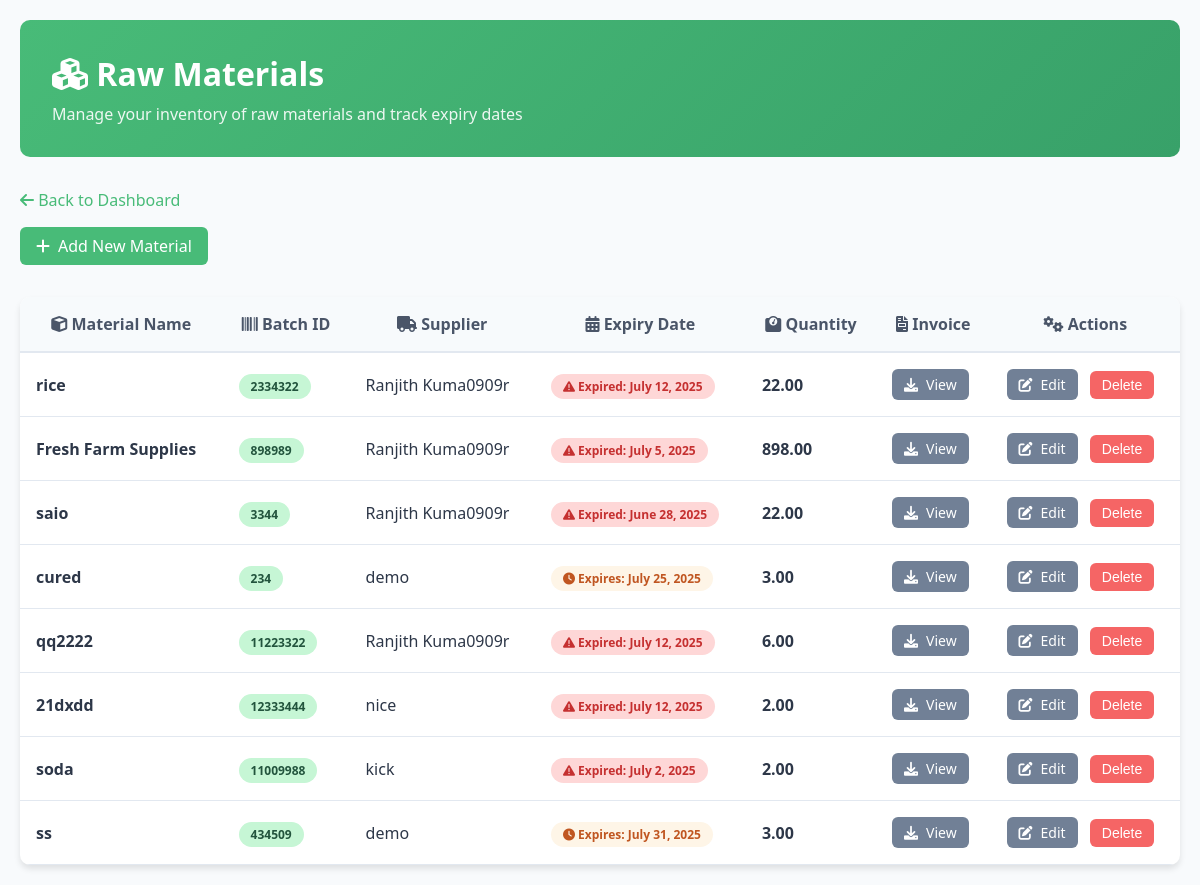
The page /rawmaterials/ (signed in) on the database as committed earlier.
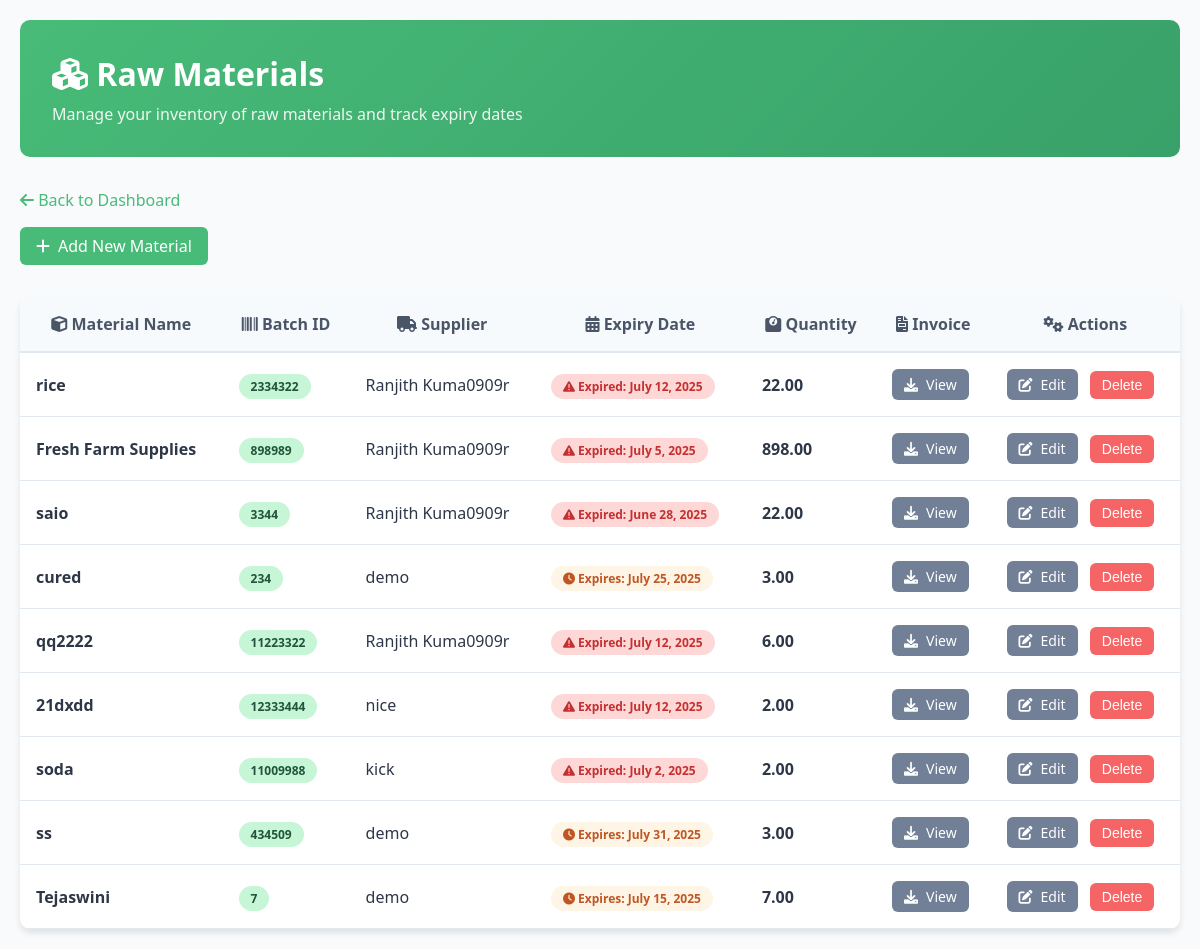
The same page on the database as committed later.
### inventory_app/models.py (models this page shows, shortened)
class RawMaterial(models.Model):
    name = models.CharField(max_length=100)
    batch_id = models.CharField(max_length=50, unique=True)
    supplier = models.ForeignKey(Supplier, on_delete=models.CASCADE)
    expiry = models.DateField()
    quantity = models.FloatField()
    invoice = models.FileField(upload_to='invoices/', null=True, blank=True)

class Supplier(models.Model):
    name = models.CharField(max_length=100)
    email = models.EmailField()
    reliability_score = models.FloatField(default=0.0)  # 0 to 100

### inventory_app/views.py (the view)
# urls.py: path('rawmaterials/', views.rawmaterial_list, name='rawmaterial_list'),
@login_required
def rawmaterial_list(request):
    rawmaterials = RawMaterial.objects.all()
    return render(request, 'rawmaterial_list_beautiful.html', {'rawmaterials': rawmaterials})

### inventory_app/templates/rawmaterial_list_beautiful.html (shortened to what this page needs)
<!DOCTYPE html>
<html>
<head>
    <link href="https://cdnjs.cloudflare.com/ajax/libs/font-awesome/6.0.0/css/all.min.css" rel="stylesheet">
</head>
<body>
    <div class="container">
        <div class="header">
            <h1><i class="fas fa-cubes"></i> Raw Materials</h1>
            <p>Manage your inventory of raw materials and track expiry dates</p>
        </div>
        <a href="{% url 'dashboard' %}" class="nav-link"><i class="fas fa-arrow-left"></i> Back to Dashboard</a>
        <div class="actions">
            <a href="{% url 'rawmaterial_create' %}" class="btn btn-primary">
                <i class="fas fa-plus"></i> Add New Material
            </a>
        </div>
        {% if rawmaterials %}
        <div class="card">
            <table>
                <thead>
                    <tr>
                        <th><i class="fas fa-cube"></i> Material Name</th>
                        <th><i class="fas fa-barcode"></i> Batch ID</th>
                        <th><i class="fas fa-truck"></i> Supplier</th>
                        <th><i class="fas fa-calendar-alt"></i> Expiry Date</th>
                        <th><i class="fas fa-weight"></i> Quantity</th>
                        <th><i class="fas fa-file-invoice"></i> Invoice</th>
                        <th><i class="fas fa-cogs"></i> Actions</th>
                    </tr>
                </thead>
                <tbody>
                    {% for material in rawmaterials %}
                    <tr>
                        <td><strong>{{ material.name }}</strong></td>
                        <td><span class="badge badge-success">{{ material.batch_id }}</span></td>
                        <td>{{ material.supplier.name }}</td>
                        <td>
                            {% now "Y-m-d" as today %}
                            {% if material.expiry|date:"Y-m-d" < today %}
                                <span class="badge badge-danger">
                                    <i class="fas fa-exclamation-triangle"></i> Expired: {{ material.expiry }}
                                </span>
                            {% elif material.expiry|timeuntil|slice:":2" <= "7 " %}
                                <span class="badge badge-warning">
                                    <i class="fas fa-clock"></i> Expires: {{ material.expiry }}
                                </span>
                            {% else %}
                                {{ material.expiry }}
                            {% endif %}
                        </td>
                        <td><strong>{{ material.quantity|floatformat:2 }}</strong></td>
                        <td>
                            {% if material.invoice %}
                                <a href="{{ material.invoice.url }}" target="_blank" class="btn btn-secondary btn-sm">
                                    <i class="fas fa-download"></i> View
                                </a>
                            {% else %}
                                <span style="color: #a0aec0;">No invoice</span>
                            {% endif %}
                        </td>
                        <td>
                            <a href="{% url 'rawmaterial_update' pk=material.pk %}" class="btn btn-secondary btn-sm">
                                <i class="fas fa-edit"></i> Edit
                            </a>
                            <form method="POST" action="{% url 'rawmaterial_delete' pk=material.pk %}" style="display: inline;">
                                <input type="submit" value="Delete" class="btn btn-danger btn-sm" onclick="return confirm('Delete this material?')" style="margin-left: 0.5rem;" />
                            </form>
                        </td>
                    </tr>
                    {% endfor %}
                </tbody>
            </table>
        </div>
        {% endif %}
    </div>
</body>
</html>

### inventory_app/templates/rawmaterial_list_beautiful.html (style rules this page uses)
* { margin: 0; padding: 0; box-sizing: border-box; }
body { font-family: 'Segoe UI', Tahoma, Geneva, Verdana, sans-serif; background: #f8fafc; color: #2d3748; }
.container { max-width: 1400px; margin: 0 auto; padding: 20px; }
.header { background: linear-gradient(135deg, #48bb78 0%, #38a169 100%); color: white; padding: 2rem; border-radius: 10px; margin-bottom: 2rem; }
.header h1 { font-size: 2rem; margin-bottom: 0.5rem; }
.header p { opacity: 0.9; }
.actions { margin-bottom: 2rem; }
.card { background: white; border-radius: 10px; box-shadow: 0 4px 6px rgba(0,0,0,0.1); overflow: hidden; }
table { width: 100%; border-collapse: collapse; }
th { background: #f7fafc; padding: 1rem; font-weight: 600; color: #4a5568; border-bottom: 2px solid #e2e8f0; }
td { padding: 1rem; border-bottom: 1px solid #e2e8f0; }
.btn { display: inline-flex; align-items: center; gap: 0.5rem; padding: 0.5rem 1rem; border-radius: 6px; text-decoration: none; font-weight: 500; border: none; cursor: pointer; transition: all 0.2s; }
.btn-primary { background: #48bb78; color: white; }
.btn-secondary { background: #718096; color: white; }
.btn-danger { background: #f56565; color: white; }
.btn-sm { padding: 0.375rem 0.75rem; font-size: 0.875rem; }
.badge { padding: 0.25rem 0.75rem; border-radius: 9999px; font-size: 0.75rem; font-weight: 600; }
.badge-success { background: #c6f6d5; color: #22543d; }
.badge-warning { background: #fef5e7; color: #c05621; }
.badge-danger { background: #fed7d7; color: #c53030; }
.nav-link { color: #48bb78; text-decoration: none; margin-bottom: 1rem; display: inline-block; }

Rows that differ between the two databases and show on the page:
added RawMaterial: name "Tejaswini", batch_id "7", supplier.name "demo", expiry "July 15, 2025", quantity "7.00"
